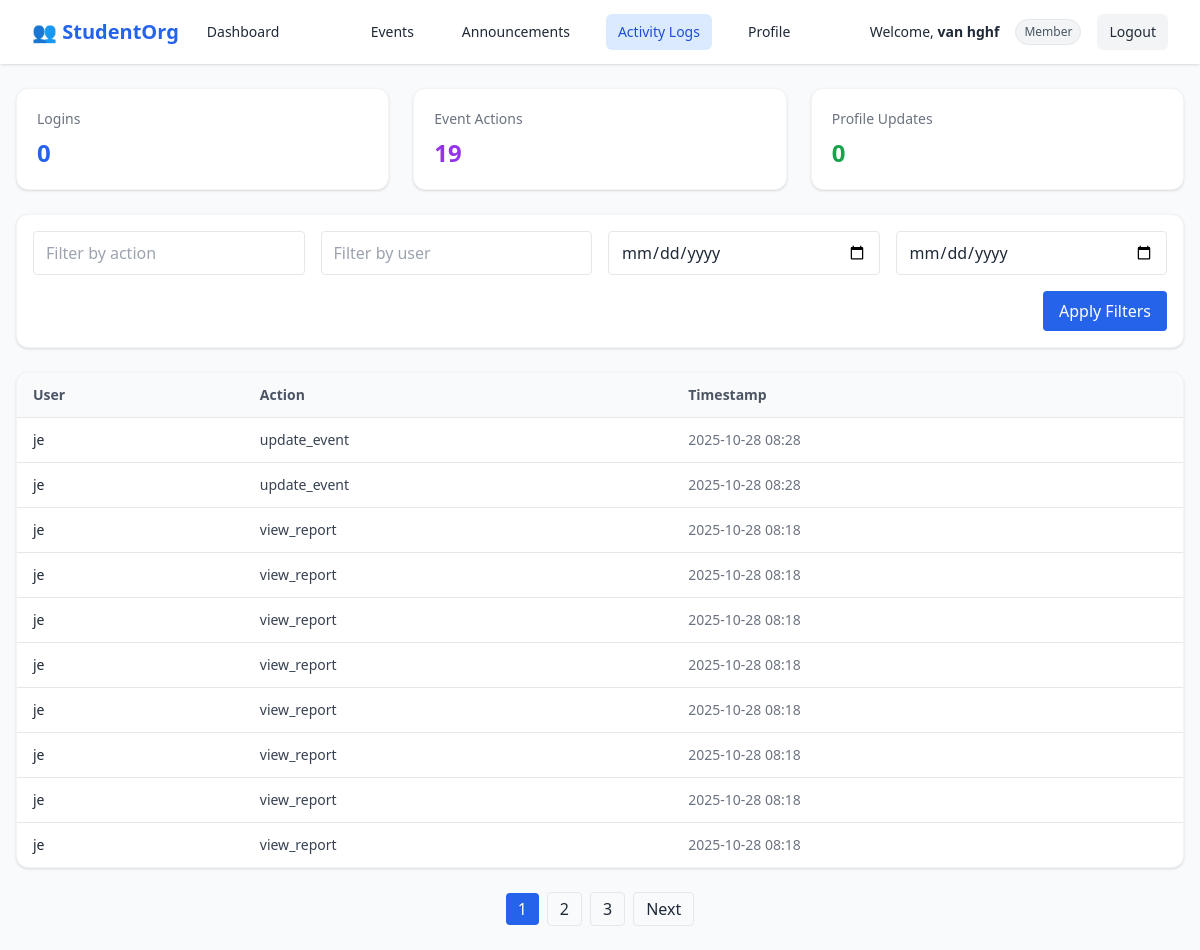
Screenshot of /audit-logs/ (signed in) with the database file from the repository.
### accounts/models.py (models this page shows, shortened)
class AuditLog(models.Model):
    user = models.ForeignKey(settings.AUTH_USER_MODEL, on_delete=models.SET_NULL, null=True, blank=True)
    action = models.CharField(max_length=255)
    target = models.CharField(max_length=255, null=True, blank=True)
    timestamp = models.DateTimeField(auto_now_add=True)

### accounts/views.py (the view)
# urls.py: path("audit-logs/", views.audit_log_list, name="audit_log_list"),
@login_required
def audit_log_list(request):
    logs = AuditLog.objects.all().order_by("-timestamp")
    action = request.GET.get("action", "").strip()
    user = request.GET.get("user", "").strip()
    start_date = request.GET.get("start_date", "")
    end_date = request.GET.get("end_date", "")
    if action:
        logs = logs.filter(action__icontains=action)
    if user:
        logs = logs.filter(user__username__icontains=user)
    if start_date:
        logs = logs.filter(timestamp__gte=start_date)
    if end_date:
        logs = logs.filter(timestamp__lte=end_date)
    logins_count = AuditLog.objects.filter(action__icontains="login").count()
    event_actions_count = AuditLog.objects.filter(action__icontains="event").count()
    profile_updates_count = AuditLog.objects.filter(action__icontains="update profile").count()
    paginator = Paginator(logs, 10)
    page_number = request.GET.get("page")
    logs_page = paginator.get_page(page_number)
    context = {
        "logs": logs_page,
        "logins_count": logins_count,
        "event_actions_count": event_actions_count,
        "profile_updates_count": profile_updates_count,
        "selected_action": action,
        "selected_user": user,
        "selected_start_date": start_date,
        "selected_end_date": end_date,
    }
    return render(request, "accounts/audit_log_list.html", context)

### accounts/templates/accounts/audit_log_list.html (shortened to what this page needs)
{% extends "accounts/base.html" %}
{% load static %}
{% block content %}
<div class="max-w-7xl mx-auto px-4 py-6">
  <div class="grid grid-cols-1 md:grid-cols-3 gap-6 mb-6">
    <div class="bg-white rounded-xl shadow p-5 border border-gray-100">
      <h3 class="text-sm font-medium text-gray-500">Logins</h3>
      <p class="text-2xl font-bold text-blue-600 mt-2">{{ logins_count }}</p>
    </div>
    <div class="bg-white rounded-xl shadow p-5 border border-gray-100">
      <h3 class="text-sm font-medium text-gray-500">Event Actions</h3>
      <p class="text-2xl font-bold text-purple-600 mt-2">{{ event_actions_count }}</p>
    </div>
    <div class="bg-white rounded-xl shadow p-5 border border-gray-100">
      <h3 class="text-sm font-medium text-gray-500">Profile Updates</h3>
      <p class="text-2xl font-bold text-green-600 mt-2">{{ profile_updates_count }}</p>
    </div>
  </div>
  <form method="get" class="bg-white rounded-xl shadow p-4 border border-gray-100 mb-6">
    <div class="grid grid-cols-1 md:grid-cols-4 gap-4">
      <input type="text" name="action" placeholder="Filter by action"
             value="{{ selected_action }}"
             class="px-3 py-2 border rounded w-full focus:ring focus:ring-blue-200">
      <input type="text" name="user" placeholder="Filter by user"
             value="{{ selected_user }}"
             class="px-3 py-2 border rounded w-full focus:ring focus:ring-blue-200">
      <input type="date" name="start_date"
             value="{{ selected_start_date }}"
             class="px-3 py-2 border rounded w-full focus:ring focus:ring-blue-200">
      <input type="date" name="end_date"
             value="{{ selected_end_date }}"
             class="px-3 py-2 border rounded w-full focus:ring focus:ring-blue-200">
    </div>
    <div class="flex justify-end mt-4">
      <button type="submit" class="px-4 py-2 bg-blue-600 text-white rounded hover:bg-blue-700">
        Apply Filters
      </button>
    </div>
  </form>
  <div class="bg-white rounded-xl shadow border border-gray-100 overflow-hidden">
    <table class="w-full text-left">
      <thead class="bg-gray-50 border-b">
        <tr>
          <th class="px-4 py-3 text-sm font-semibold text-gray-600">User</th>
          <th class="px-4 py-3 text-sm font-semibold text-gray-600">Action</th>
          <th class="px-4 py-3 text-sm font-semibold text-gray-600">Timestamp</th>
        </tr>
      </thead>
      <tbody class="divide-y">
        {% for log in logs %}
        <tr class="hover:bg-gray-50">
          <td class="px-4 py-3 text-sm text-gray-800">{{ log.user.username }}</td>
          <td class="px-4 py-3 text-sm text-gray-700">{{ log.action }}</td>
          <td class="px-4 py-3 text-sm text-gray-500">{{ log.timestamp|date:"Y-m-d H:i" }}</td>
        </tr>
        {% empty %}
        <tr>
          <td colspan="4" class="px-4 py-6 text-center text-gray-500">No logs found</td>
        </tr>
        {% endfor %}
      </tbody>
    </table>
  </div>
  {% if logs.has_other_pages %}
  <div class="flex justify-center items-center space-x-2 mt-6">
    {% for num in logs.paginator.page_range %}
      {% if logs.number == num %}
        <span class="px-3 py-1 bg-blue-600 text-white rounded">{{ num }}</span>
      {% elif num > logs.number|add:-3 and num < logs.number|add:3 %}
        <a href="?page={{ num }}&action={{ selected_action }}&user={{ selected_user }}&start_date={{ selected_start_date }}&end_date={{ selected_end_date }}"
           class="px-3 py-1 border rounded hover:bg-gray-100">{{ num }}</a>
      {% endif %}
    {% endfor %}
    {% if logs.has_next %}
      <a href="?page={{ logs.next_page_number }}&action={{ selected_action }}&user={{ selected_user }}&start_date={{ selected_start_date }}&end_date={{ selected_end_date }}"
         class="px-3 py-1 border rounded hover:bg-gray-100">Next</a>
    {% endif %}
  </div>
  {% endif %}
</div>
{% endblock %}

### accounts/templates/accounts/base.html (shortened to what this page needs)
{% load static %}
<!DOCTYPE html>
<html lang="en">
<head>
 <script src="https://cdn.tailwindcss.com"></script>
 </head>
 <body
  class="{% if request.resolver_match.url_name in 'login register' %}
         min-h-screen flex items-center justify-center bg-gradient-to-br from-blue-50 to-indigo-100 text-gray-800
         {% else %}
         bg-gray-50 text-gray-800
         {% endif %}">
  {% if request.resolver_match.url_name not in 'login register' %}
  <nav class="bg-white shadow">
    <div class="max-w-7xl mx-auto px-4 sm:px-6 lg:px-8">
      <div class="flex justify-between h-16 items-center">
        <div class="flex items-center space-x-4">
          <span class="text-xl font-bold text-blue-600 flex items-center">
            👥 StudentOrg
          </span>
          {% if user.is_superuser %}
            <a href="{% url 'accounts:superadmin_dashboard' %}"
               class="px-3 py-2 rounded-md text-sm font-medium
               {% if request.resolver_match.url_name == 'superadmin_dashboard' %} bg-blue-100 text-blue-700 {% else %} hover:bg-gray-100 {% endif %}">
              Dashboard
            </a>
          {% elif user.member.role == "admin" %}
            <a href="{% url 'accounts:admin_dashboard' %}"
               class="px-3 py-2 rounded-md text-sm font-medium
               {% if request.resolver_match.url_name == 'admin_dashboard' %} bg-blue-100 text-blue-700 {% else %} hover:bg-gray-100 {% endif %}">
              Dashboard
            </a>
          {% else %}
            <a href="{% url 'accounts:member_dashboard' %}"
               class="px-3 py-2 rounded-md text-sm font-medium
               {% if request.resolver_match.url_name == 'member_dashboard' %} bg-blue-100 text-blue-700 {% else %} hover:bg-gray-100 {% endif %}">
              Dashboard
            </a>
          {% endif %}
        </div>
        {% if user.is_authenticated and user.member.role in "admin superadmin" %}
        <div class="flex space-x-6">
          <a href="{% url 'accounts:membership_list' %}"
             class="px-3 py-2 rounded-md text-sm font-medium
             {% if request.resolver_match.url_name == 'membership_list' %} bg-blue-100 text-blue-700 {% else %} hover:bg-gray-100 {% endif %}">
            Members
          </a>
          <a href="{% url 'accounts:event_list' %}"
             class="px-3 py-2 rounded-md text-sm font-medium
             {% if request.resolver_match.url_name == 'event_list' %} bg-blue-100 text-blue-700 {% else %} hover:bg-gray-100 {% endif %}">
            Events
          </a>
          <a href="{% url 'accounts:announcement_list' %}"
             class="px-3 py-2 rounded-md text-sm font-medium
             {% if request.resolver_match.url_name == 'announcement_list' %} bg-blue-100 text-blue-700 {% else %} hover:bg-gray-100 {% endif %}">
            Announcements
          </a>
          <a href="{% url 'accounts:audit_log_list' %}"
             class="px-3 py-2 rounded-md text-sm font-medium
             {% if request.resolver_match.url_name == 'audit_log_list' %} bg-blue-100 text-blue-700 {% else %} hover:bg-gray-100 {% endif %}">
            Activity Logs
          </a>
          <a href="{% url 'accounts:profile_update' %}"
             class="px-3 py-2 rounded-md text-sm font-medium
             {% if request.resolver_match.url_name == 'profile_update' %} bg-blue-100 text-blue-700 {% else %} hover:bg-gray-100 {% endif %}">
            Profile
          </a>
        </div>
        {% else %}
        <div class="flex space-x-6">
          <a href="{% url 'accounts:event_list' %}"
             class="px-3 py-2 rounded-md text-sm font-medium
             {% if request.resolver_match.url_name == 'event_list' %} bg-blue-100 text-blue-700 {% else %} hover:bg-gray-100 {% endif %}">
            Events
          </a>
          <a href="{% url 'accounts:announcement_list' %}"
             class="px-3 py-2 rounded-md text-sm font-medium
             {% if request.resolver_match.url_name == 'announcement_list' %} bg-blue-100 text-blue-700 {% else %} hover:bg-gray-100 {% endif %}">
            Announcements
          </a>
          <a href="{% url 'accounts:audit_log_list' %}"
             class="px-3 py-2 rounded-md text-sm font-medium
             {% if request.resolver_match.url_name == 'audit_log_list' %} bg-blue-100 text-blue-700 {% else %} hover:bg-gray-100 {% endif %}">
            Activity Logs
          </a>
          <a href="{% url 'accounts:profile_update' %}"
             class="px-3 py-2 rounded-md text-sm font-medium
             {% if request.resolver_match.url_name == 'profile_update' %} bg-blue-100 text-blue-700 {% else %} hover:bg-gray-100 {% endif %}">
            Profile
          </a>
        </div>
        {% endif %}
        <div class="flex items-center space-x-4">
          <span class="text-sm">
            Welcome, <strong>{{ user.get_full_name|default:user.username }}</strong>
          </span>
          {% if user.is_superuser %}
            <span class="px-2 py-1 text-xs rounded-full bg-blue-100 text-blue-600 border border-blue-200">
              Superadmin
            </span>
          {% elif user.member.role == "admin" %}
            <span class="px-2 py-1 text-xs rounded-full bg-green-100 text-green-600 border border-green-200">
              Admin
            </span>
          {% else %}
            <span class="px-2 py-1 text-xs rounded-full bg-gray-100 text-gray-600 border border-gray-200">
              Member
            </span>
          {% endif %}
          <a href="{% url 'accounts:logout' %}"
             class="px-3 py-2 rounded-md bg-gray-100 hover:bg-gray-200 text-sm font-medium">
            Logout
          </a>
        </div>
      </div>
    </div>
  </nav>
  {% endif %}
  {% block content %}{% endblock %}
</body>
</html>

### rows the page displays
AuditLog: user.username "je", action "update_event", timestamp "2025-10-28 08:28"
AuditLog: user.username "je", action "update_event", timestamp "2025-10-28 08:28"
AuditLog: user.username "je", action "view_report", timestamp "2025-10-28 08:18"
AuditLog: user.username "je", action "view_report", timestamp "2025-10-28 08:18"
AuditLog: user.username "je", action "view_report", timestamp "2025-10-28 08:18"
AuditLog: user.username "je", action "view_report", timestamp "2025-10-28 08:18"
AuditLog: user.username "je", action "view_report", timestamp "2025-10-28 08:18"
AuditLog: user.username "je", action "view_report", timestamp "2025-10-28 08:18"
AuditLog: user.username "je", action "view_report", timestamp "2025-10-28 08:18"
AuditLog: user.username "je", action "view_report", timestamp "2025-10-28 08:18"

### other values shown
{{ user.get_full_name|default:user.username }} "van hghf"
{{ logins_count }} "0"
{{ event_actions_count }} "19"
{{ profile_updates_count }} "0"
{{ num }} "1"
{{ num }} "2" "3"
